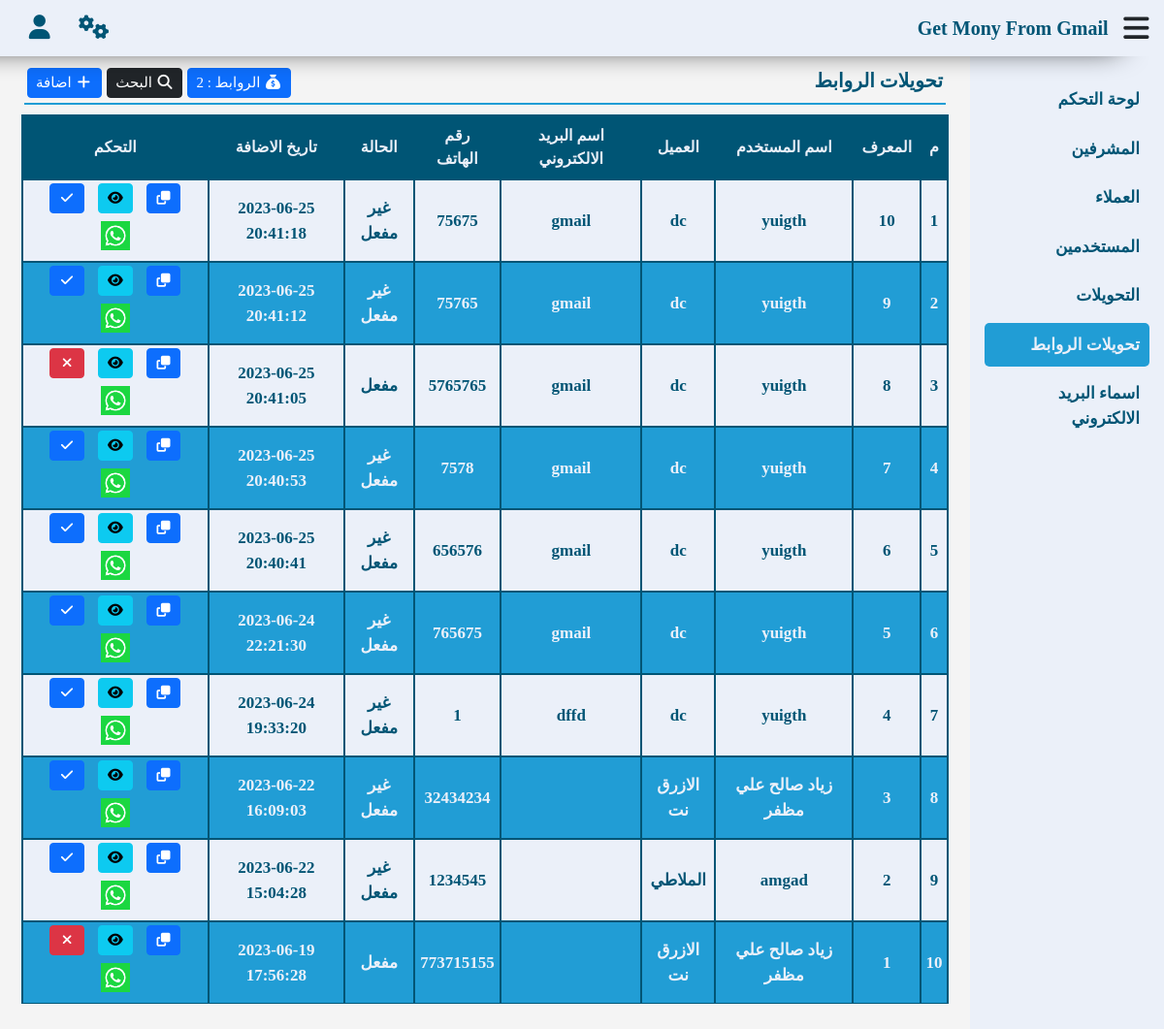
/gmr_test/urltransactions.php?Page=View (signed in), run on the app's committed database.
### tables this page shows
CREATE TABLE `url_transactions` (
  `id` int(11) NOT NULL,
  `username` text NOT NULL,
  `phone` text NOT NULL,
  `customer` text NOT NULL,
  `ut_url` varchar(255) NOT NULL,
  `ut_state` int(1) NOT NULL DEFAULT 0,
  `checked` tinyint(1) NOT NULL DEFAULT 0,
  `ut_date` timestamp NOT NULL DEFAULT current_timestamp(),
  `email_name` text NOT NULL
);

### gmr_test/function.php (called while the page is built, shortened)
<?php
function getItem($table, $value, $where, $select) {
    global $con;
    $statment = $con->prepare("SELECT * FROM $table WHERE $where");
    $statment->execute(array($value));
    $fetch = $statment->fetch();
    return $fetch[$select];
}
function getData ($table, $where = '1 = 1', $value = null, $by = 'id', $order = 'DESC', $limit = null) {
    global $con;
    $statment = $con->prepare("SELECT * FROM $table WHERE $where ORDER BY $by $order $limit");
    $statment->execute($value);
    return $statment->fetchAll();
}
function getCount ($table, $where = '1 = 1', $value = null) {
    global $con;
    $statment = $con->prepare("SELECT * FROM $table WHERE $where");
    $statment->execute($value);
    return $statment->rowCount();
}
function printName($number) {
    if ($number == 1) {
        return words('Enabled');
    } else {
        return words('Disabled');
    }
}

### gmr_test/inc/page/urltransactions/view.php (the view, shortened to what this page needs)
<?php
$where = '1 = ?';
$value = array(1);
?>
<div class="content">
    <nav class="navbar navbar-expand-lg">
        <a class="navbar-brand">
            <span><?php echo words($pageTitle) ?></span>
        </a>
        <div class="collapse navbar-collapse" id="navbarSupportedContent">
            <ul class="navbar-nav <?php echo $navbar ?>-auto mb-2 mb-lg-0">
                <li class="nav-item">
                    <a class="nav-link btn btn-primary btn-sm" aria-current="page" href="#">
                        <i class="fa fa-sack-dollar fa-fw"></i>
                        <span>
                            <?php echo words('Url') . ' : ' . getCount('url_transactions',"ut_state=1 and $where", $value)?>
                        </span>
                    </a>
                </li>
                <li class="nav-item">
                    <a class="nav-link btn btn-dark btn-sm" aria-current="page" href="#" id="search">
                        <i class="fa fa-search fa-fw"></i>
                        <span><?php echo words('Search') ?></span>
                    </a>
                </li>
                <li class="nav-item">
                    <a class="nav-link btn btn-primary btn-sm" aria-current="page" href="?Page=Add">
                        <i class="fa fa-add fa-fw"></i>
                        <span><?php echo words('Add') ?></span>
                    </a>
                </li>
            </ul>
        </div>
    </nav>
    <div class="container">
        <div class="table-responsive">
            <table class="table">
                <thead>
                    <tr>
                        <th scope="col"><?php echo words('#') ?></th>
                        <th scope="col"><?php echo words('ID') ?></th>
                        <th scope="col"><?php echo words('User Name') ?></th>
                        <th scope="col"><?php echo words('Customer') ?></th>
                        <th scope="col"><?php echo words('Email Name') ?></th>
                        <th scope="col"><?php echo words('Phone') ?></th>
                        <th scope="col"><?php echo words('State') ?></th>
                        <th scope="col"><?php echo words('Add Date') ?></th>
                        <th scope="col"><?php echo words('Control') ?></th>
                    </tr>
                </thead>
                <tbody>
                    <?php $i = 1; foreach (getData('url_transactions',$where,$value) as $all) { ?>
                    <tr>
                        <td><?php echo $i ?></td>
                        <td><?php echo $all['id'] ?></td>
                        <td><?php echo $all['username'] ?></td>
                        <td><?php echo $all['customer'] ?></td>
                        <td><?php echo $all['email_name'] ?></td>
                        <td><?php echo $all['phone'] ?></td>
                        <td><?php echo printName($all['ut_state']) ?></td>
                        <td><?php echo $all['ut_date'] ?></td>
                        <td>
                            <a
                                href="?Page=View"
                                class="btn btn-primary btn-sm copy"
                                data-clipboard-action="copy"
                                data-clipboard-target="#foo<?php echo $all['id']?>">
                                <i class="fa fa-copy fa-fw"></i>
                            </a>
                            <a
                                href="?Page=Checked&ID=<?php echo $all['id'] ?>"
                                class="btn btn-info btn-sm"
                                <?php if($all['checked']==1){echo'style="background-color: red;"';}?>>
                                <i class="fa fa-eye fa-fw"></i>
                            </a>
                            <?php if ($all['ut_state'] == 0) { ?>
                            <a href="#state" class="btn btn-primary btn-sm"
                            data-id="<?php echo $all['id'] ?>">
                                <i class="fa fa-check fa-fw"></i>
                            </a>
                            <?php } else { ?>
                            <a href="#state" class="btn btn-danger btn-sm"
                            data-id="<?php echo $all['id'] ?>">
                                <i class="fa fa-xmark fa-fw"></i>
                            </a>
                            <?php } ?>
                            <a href="https://wa.me/<?php echo$all['phone']?>" class="btn btn-sm">
                                <img src="lay/img/whatsapp.png" alt="whatsapp" width="30" height="30">
                            </a>
                        </td>
                    </tr>
                    <?php $i++; } ?>
                </tbody>
            </table>
        </div>
    </div>
</div>

### gmr_test/lay/css/style.css (style rules this page uses)
:root { --background: #ebf0f9; --primary: white; --secondry: #005575; --third: #219dd5; }
* { box-sizing: border-box; font-family: 'Cairo'; }
body { background-color: #f4f4f4; }
ul { list-style: none; }
a { text-decoration: none; }
P, ul, h1, h2, h3, h4, h5, h6 { margin: 0; padding: 0; }
.content { position: relative; top: 50px; width: calc(100% - 200px); transition: .3s; padding: 10px; }
.navbar { border-bottom: 2px solid var(--third); margin: 0 15px 10px; padding: 3px; }
.navbar .navbar-brand { color: var(--secondry); font-weight: bold; font-size: 20px; margin: 0; }
.navbar ul { margin: 5px 0; }
.navbar ul a,.navbar ul a:hover,.navbar ul a:focus { padding: 3px; color: white; font-size: 15px; }
table thead { background-color: var(--secondry); color: var(--background); }
table tbody tr { color: var(--secondry); font-size: 17px; }
table tbody tr td { padding: 3px !important; font-weight: bold; }
table tbody tr:nth-child(odd) { background-color: var(--background); color: var(--secondry); }
table tbody tr:nth-child(even) { background-color: var(--third); color: var(--background); }
table th, table td { border: 2px solid var(--secondry); vertical-align: middle; text-align: center; }
table td a { display: block; margin: 0 5px 3px; }

### gmr_test/lay/css/ar.css (style rules this page uses)
.content { right: 200px; }
.navbar ul li:not(:last-of-type) { margin-left: 5px; }

### data on the page
url_transactions: id "10", username "yuigth", customer "dc", email_name "gmail", phone "75675", ut_state "غير مفعل", ut_date "2023-06-25 20:41:18"
url_transactions: id "9", username "yuigth", customer "dc", email_name "gmail", phone "75765", ut_state "غير مفعل", ut_date "2023-06-25 20:41:12"
url_transactions: id "8", username "yuigth", customer "dc", email_name "gmail", phone "5765765", ut_state "مفعل", ut_date "2023-06-25 20:41:05"
url_transactions: id "7", username "yuigth", customer "dc", email_name "gmail", phone "7578", ut_state "غير مفعل", ut_date "2023-06-25 20:40:53"
url_transactions: id "6", username "yuigth", customer "dc", email_name "gmail", phone "656576", ut_state "غير مفعل", ut_date "2023-06-25 20:40:41"
url_transactions: id "5", username "yuigth", customer "dc", email_name "gmail", phone "765675", ut_state "غير مفعل", ut_date "2023-06-24 22:21:30"
url_transactions: id "4", username "yuigth", customer "dc", email_name "dffd", phone "1", ut_state "غير مفعل", ut_date "2023-06-24 19:33:20"
url_transactions: id "3", username "زياد صالح علي مظفر", customer "الازرق نت", phone "32434234", ut_state "غير مفعل", ut_date "2023-06-22 16:09:03"
url_transactions: id "2", username "amgad", customer "الملاطي", phone "1234545", ut_state "غير مفعل", ut_date "2023-06-22 15:04:28"
url_transactions: id "1", username "زياد صالح علي مظفر", customer "الازرق نت", phone "773715155", ut_state "مفعل", ut_date "2023-06-19 17:56:28"

### other printed values
words('Dashboard') "لوحة التحكم"
words('Admins') "المشرفين"
words('Customers') "العملاء"
words('Users') "المستخدمين"
words('Transactions') "التحويلات"
words('Url Transactions') "تحويلات الروابط"
words('Email Names') "اسماء البريد الالكتروني"
words($pageTitle) "تحويلات الروابط"
words('Url') "الروابط"
getCount('url_transactions',"ut_state=1 and $where", $value) "2"
words('Search') "البحث"
words('Add') "اضافة"
words('#') "م"
words('ID') "المعرف"
words('User Name') "اسم المستخدم"
